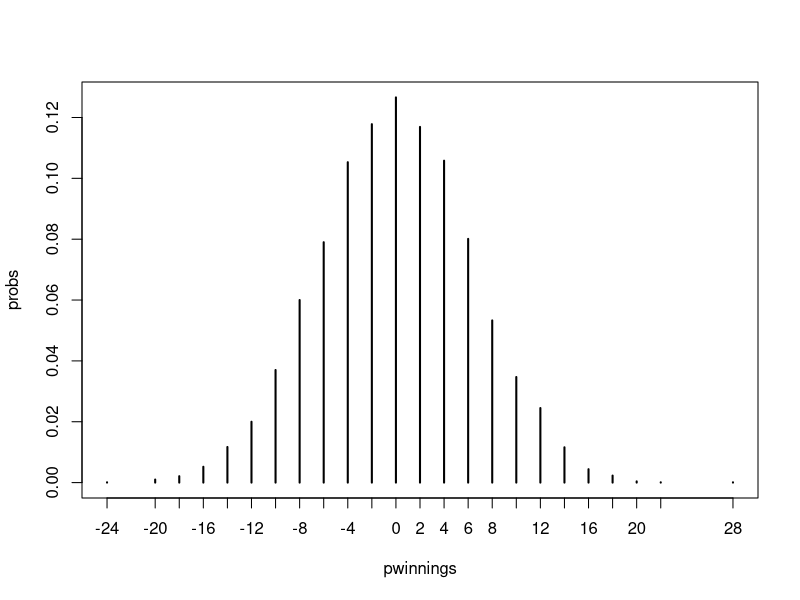

Reproduce this figure in R.
## ---- chunk 1
knitr::opts_chunk$set(echo = TRUE)
knitr::opts_chunk$set(comment = NA)
options(width = 100)
## ---- chunk 2
set.seed(1234)
pwinnings <- replicate(10000, sum(sample(c(-1,1), 40, replace = TRUE)))
probs <- table(pwinnings)/10000
plot(probs)
